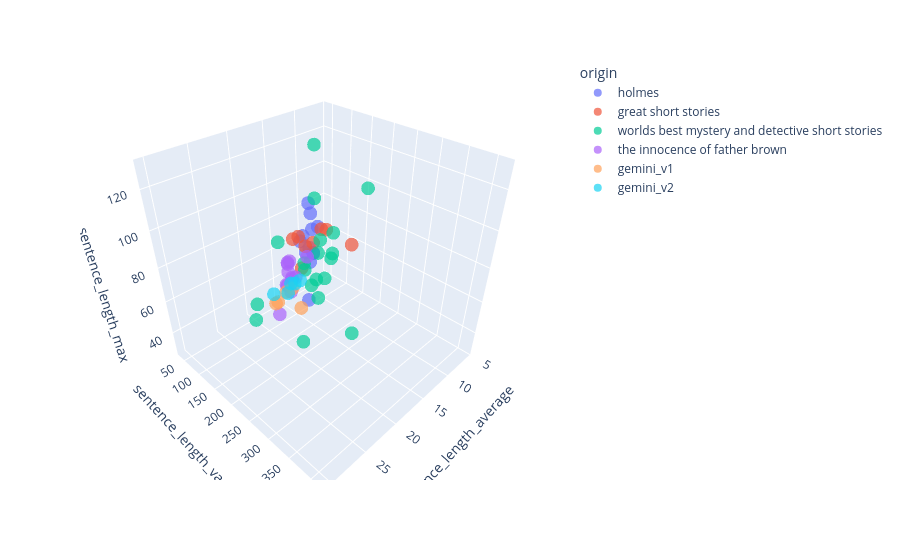

Notebook cell for this chart:
### Code cell
fig = px.scatter_3d(
    stories_df,
    "sentence_length_average",
    "sentence_length_variance",
    "sentence_length_max",
    color=stories_df["origin"],
    opacity=0.7
)

fig.show()

### Figure 1 — Plotly figure (JSON) as saved in the notebook; plotly's stock layout.template omitted (floating-point values rounded to 4 significant figures)
{"data": [{"hovertemplate": "origin=holmes<br>sentence_length_average=%{x}<br>sentence_length_variance=%{y}<br>sentence_length_max=%{z}<extra></extra>", "legendgroup": "holmes", "marker": {"color": "#636efa", "opacity": 0.7, "symbol": "circle"}, "mode": "markers", "name": "holmes", "scene": "scene", "showlegend": true, "type": "scatter3d", "x": [12.78, 16.69, 15.71, 14.7, 15.15, 14.39, 13.65, 15.47, 16.02, 13.68, 15.25, 14.84], "y": [113.3, 165.4, 152.9, 125.8, 154.2, 154.8, 121.0, 148.3, 141.3, 131.1, 120.1, 143.5], "z": [79, 49, 78, 70, 74, 88, 61, 102, 84, 68, 77, 95]}, {"hovertemplate": "origin=great short stories<br>sentence_length_average=%{x}<br>sentence_length_variance=%{y}<br>sentence_length_max=%{z}<extra></extra>", "legendgroup": "great short stories", "marker": {"color": "#EF553B", "opacity": 0.7, "symbol": "circle"}, "mode": "markers", "name": "great short stories", "scene": "scene", "showlegend": true, "type": "scatter3d", "x": [18.36, 22.2, 19.64, 14.42, 15.62, 18.05, 15.06, 11.7], "y": [154.6, 251.1, 256.9, 101.0, 255.1, 201.0, 174.8, 61.72], "z": [88, 103, 107, 76, 92, 91, 90, 45]}, {"hovertemplate": "origin=worlds best mystery and detective short stories<br>sentence_length_average=%{x}<br>sentence_length_variance=%{y}<br>sentence_length_max=%{z}<extra></extra>", "legendgroup": "worlds best mystery and detective short stories", "marker": {"color": "#00cc96", "opacity": 0.7, "symbol": "circle"}, "mode": "markers", "name": "worlds best mystery and detective short stories", "scene": "scene", "showlegend": true, "type": "scatter3d", "x": [12.74, 27.84, 12.7, 27.07, 17.92, 5.701, 11.97, 17.28, 18.07, 15.71, 17.07, 17.1, 17.85, 17.89, 21.46, 14.59, 11.19, 30.29, 22.71], "y": [135.7, 336.7, 128.7, 415.3, 175.2, 60.71, 237.4, 200.5, 196.1, 212.2, 190.0, 192.9, 245.2, 226.3, 171.7, 151.0, 63.22, 281.8, 124.6], "z": [75, 81, 66, 97, 76, 40, 113, 57, 66, 82, 111, 67, 101, 74, 94, 130, 43, 89, 54]}, {"hovertemplate": "origin=the innocence of father brown<br>sentence_length_average=%{x}<br>sentence_length_variance=%{y}<br>sentence_length_max=%{z}<extra></extra>", "legendgroup": "the innocence of father brown", "marker": {"color": "#ab63fa", "opacity": 0.7, "symbol": "circle"}, "mode": "markers", "name": "the innocence of father brown", "scene": "scene", "showlegend": true, "type": "scatter3d", "x": [17.63, 15.45, 18.76, 23.25, 18.76, 17.12, 16.02, 18.39, 16.55, 18.67, 16.99, 17.39], "y": [120.4, 95.88, 144.5, 199.4, 165.8, 115.5, 151.7, 144.0, 110.3, 143.5, 105.9, 130.9], "z": [54, 51, 74, 61, 68, 66, 73, 55, 66, 68, 51, 59]}, {"hovertemplate": "origin=gemini_v1<br>sentence_length_average=%{x}<br>sentence_length_variance=%{y}<br>sentence_length_max=%{z}<extra></extra>", "legendgroup": "gemini_v1", "marker": {"color": "#FFA15A", "opacity": 0.7, "symbol": "circle"}, "mode": "markers", "name": "gemini_v1", "scene": "scene", "showlegend": true, "type": "scatter3d", "x": [19.23, 13.43, 17.5, 12.61, 16.53], "y": [186.3, 38.34, 78.14, 45.35, 67.19], "z": [53, 28, 35, 30, 32]}, {"hovertemplate": "origin=gemini_v2<br>sentence_length_average=%{x}<br>sentence_length_variance=%{y}<br>sentence_length_max=%{z}<extra></extra>", "legendgroup": "gemini_v2", "marker": {"color": "#19d3f3", "opacity": 0.7, "symbol": "circle"}, "mode": "markers", "name": "gemini_v2", "scene": "scene", "showlegend": true, "type": "scatter3d", "x": [18.68, 16.44, 14.72, 12.92, 12.66], "y": [96.42, 99.06, 78.75, 76.97, 54.88], "z": [47, 43, 43, 41, 35]}], "layout": {"legend": {"title": {"text": "origin"}, "tracegroupgap": 0}, "margin": {"t": 60}, "scene": {"domain": {"x": [0, 1], "y": [0, 1]}, "xaxis": {"title": {"text": "sentence_length_average"}}, "yaxis": {"title": {"text": "sentence_length_variance"}}, "zaxis": {"title": {"text": "sentence_length_max"}}}}}
